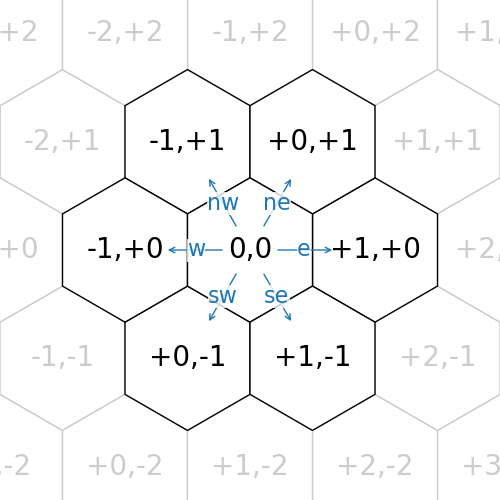

Write the Python code that produced this figure.
from math import sqrt, sin, cos, radians
import sys

import matplotlib.pyplot as plt
from matplotlib.patches import RegularPolygon

# ------------------------------------------------------------------------------

def hex_to_cart(hx, hy):
  return hx + hy/2, hy*sqrt(3)/2

def num_sign(n):
  return "0" if n == 0 else "{:+}".format(n)

def plot_hex(hx, hy, label=False):
  x,y = hex_to_cart(hx, hy)
  if (hx,hy) in [(0,0), (1,0), (-1,0), (0,1), (0,-1), (1,-1), (-1,1)]:
    color = "k"
    zorder = 0
  else:
    color = "0.8"
    zorder = -10
  hex = RegularPolygon((x, y), numVertices=6, radius=1/sqrt(3), facecolor="w", edgecolor=color, zorder=zorder)
  plt.gca().add_patch(hex)
  if label:
    if (hx,hy) == (0,0):
      s = "0,0"
    else:
      s = ",".join("{:+}".format(x) for x in (hx,hy))
    plt.annotate(s, xy=(x,y), fontsize=20, ha="center", va="center", color=color, zorder=10)

hexes = set()
for hx in range(-3, 3+1):
  for hy in range(-3, 3+1):
    hexes.add((hx,hy))

plt.figure(figsize=(5,5))

for hx,hy in hexes:
  plot_hex(hx, hy, True)

deltas = [(1,0), (0,1), (-1,1), (-1,0), (0,-1), (1,-1)]
dir_names = ["e", "ne", "nw", "w", "sw", "se"]
r1 = 0.2
r2 = 0.68
r3 = 0.43
for i in range(6):
  theta = radians(60*i)
  x1, y1 = r1*cos(theta), r1*sin(theta)
  x2, y2 = r2*cos(theta), r2*sin(theta)
  x3, y3 = r3*cos(theta), r3*sin(theta)
  plt.annotate("", xy=(x2,y2), xytext=(x1,y1), arrowprops=dict(arrowstyle="->", color="C0"))
  # s = ",".join(format(x) for x in deltas[i])
  s = dir_names[i]
  plt.annotate(s, xy=(x3,y3), ha="center", va="center", color="C0", fontsize=16, bbox=dict(pad=0, fc="white", ec="none", alpha=0.8))

L = 2
plt.xlim(-L, L)
plt.ylim(-L, L)
plt.gca().set_aspect("equal")
plt.axis("off")
plt.subplots_adjust(bottom=0, top=1, left=0, right=1)


if "--save" in sys.argv:
  plt.savefig("day24_diagram.png")
else:
  plt.show()
